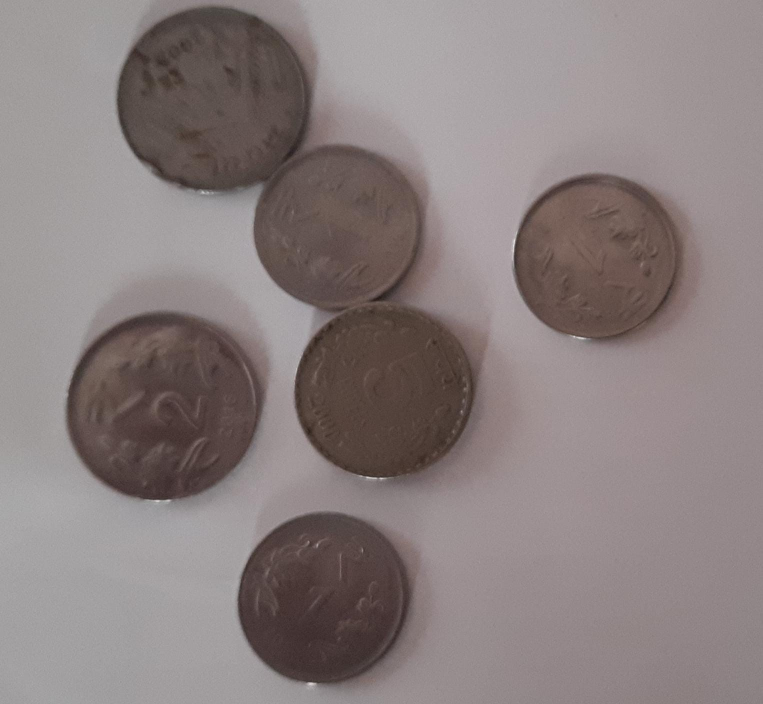
#> input picture images_part1/coins.jpeg, 1525 x 1408 px (shown at 1/2 size)
$ python try.py
#> lines starting #> are read from the running program, lines starting #| are printed output that depends on the picture; after the words box and inside, x2 and y2 are one past the last pixel; in counts of white or black regions, pixels touching at a corner belong together
import numpy as np
import cv2

img = cv2.imread("./images_part1/coins.jpeg")
#> img is the input picture: shape (1408, 1525, 3); mean B, G, R 126.7, 127, 137.7
img = cv2.resize(img , (640 , 800))
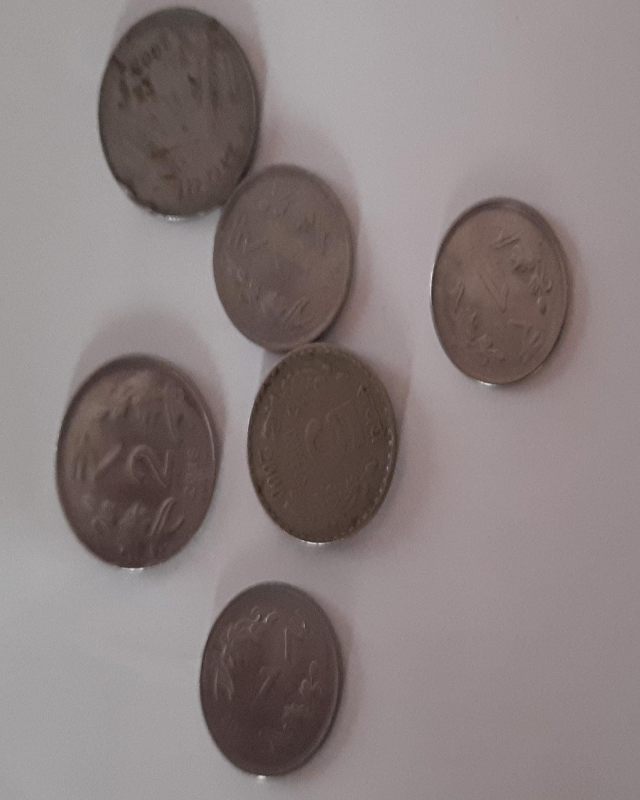
#> img: shape (800, 640, 3); mean B, G, R 126.6, 126.9, 137.6
image_copy = img.copy()
img = cv2.GaussianBlur(img , (7 , 7) , 3)

gray = cv2.cvtColor(img , cv2.COLOR_BGR2GRAY)
ret , thresh = cv2.threshold(gray , 120 , 255 , cv2.THRESH_BINARY)
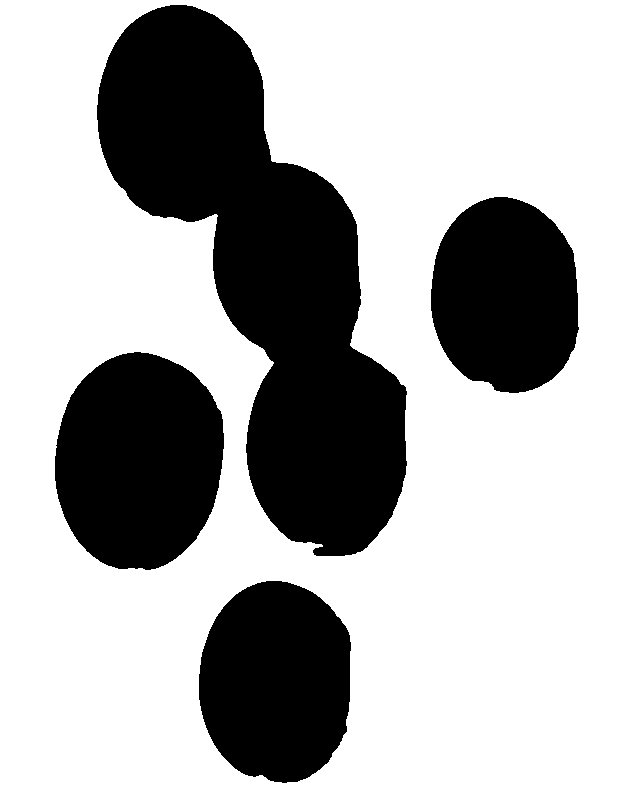
#> thresh: shape (800, 640); 69.5% white; 4 black regions

contours , _ = cv2.findContours(thresh , cv2.RETR_TREE , cv2.CHAIN_APPROX_NONE)
#> contours = 5 contours; box (x1, y1, x2, y2) and area: (0, 0, 640, 800) 510561, (96, 4, 408, 557) 79712, (54, 351, 225, 571) 29406, (198, 580, 352, 784) 24971, (430, 196, 580, 394) 23383
area = {}
for i in range(len(contours)):
    cnt = contours[i]
    ar = cv2.contourArea(cnt)
    area[i] = ar
#> this loop made 5 passes
#> ar on passes 1 to 5: 510561, 24971, 29406, 23383, 79712.5
#> after the loop, area = {0: 510561, 1: 24971, 2: 29406, 3: 23383, 4: 79712.5}
srt = sorted(area.items() , key = lambda x : x[1] , reverse = True)
#> srt = [(0, 510561), (4, 79712.5), (2, 29406), (1, 24971), (3, 23383)]
results = np.array(srt).astype("int")
#> results = [[0, 510561], [4, 79712], [2, 29406], [1, 24971], [3, 23383]]
num = np.argwhere(results[: , 1] > 500).shape[0]
#> num = 5

for i in range(1 , num):
    image_copy = cv2.drawContours(image_copy , contours , results[i , 0] ,
                                  (0 , 255 , 0) , 3)
#> this loop made 4 passes
#> pass 1, `image_copy = cv2.drawContours(image_copy , contours , results[i , 0] ,..`:
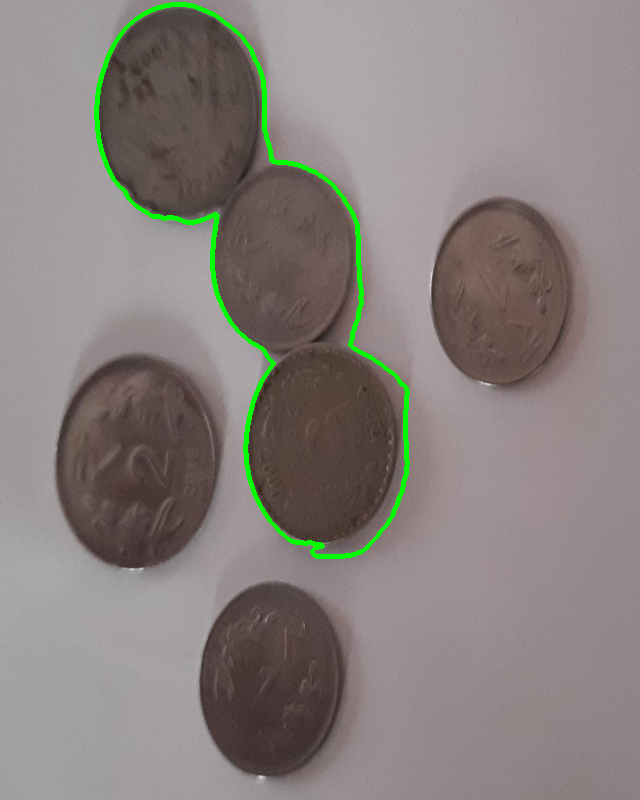
#> image_copy: shape (800, 640, 3); 1.34% of pixels changed, all inside (x1, y1, x2, y2) = (94, 2, 410, 559)
#> pass 2, `image_copy = cv2.drawContours(image_copy , contours , results[i , 0] ,..`:
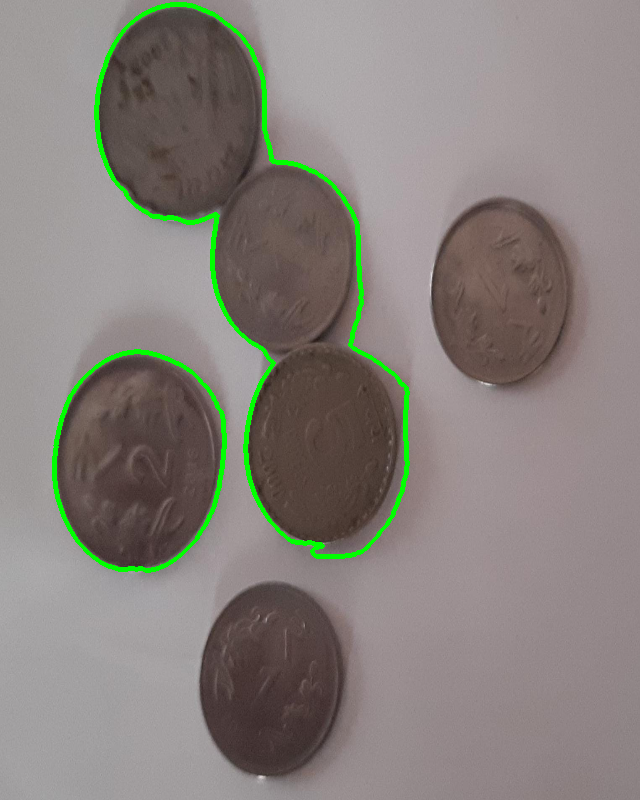
#> image_copy: shape (800, 640, 3); 0.55% of pixels changed, all inside (x1, y1, x2, y2) = (52, 349, 227, 573)
#> pass 3, `image_copy = cv2.drawContours(image_copy , contours , results[i , 0] ,..`:
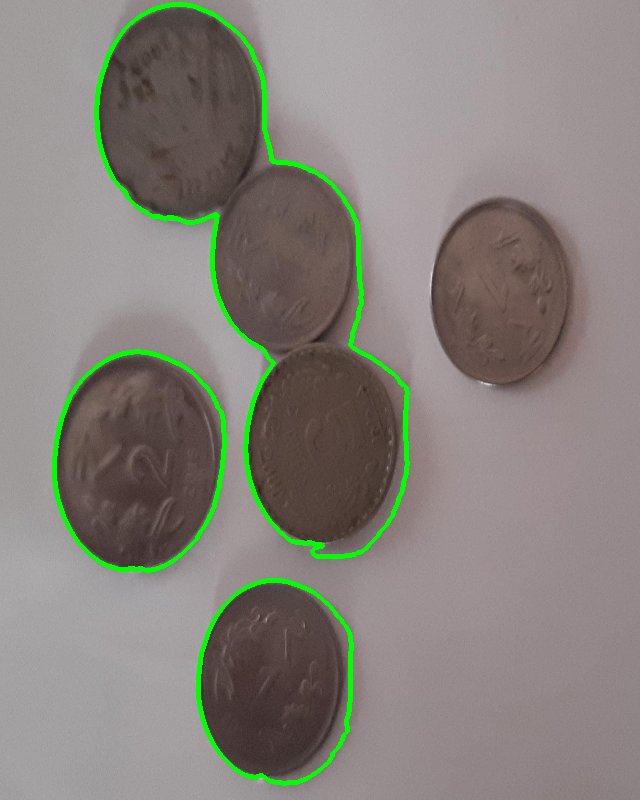
#> image_copy: shape (800, 640, 3); 0.51% of pixels changed, all inside (x1, y1, x2, y2) = (196, 578, 354, 786)
#> after the loop:
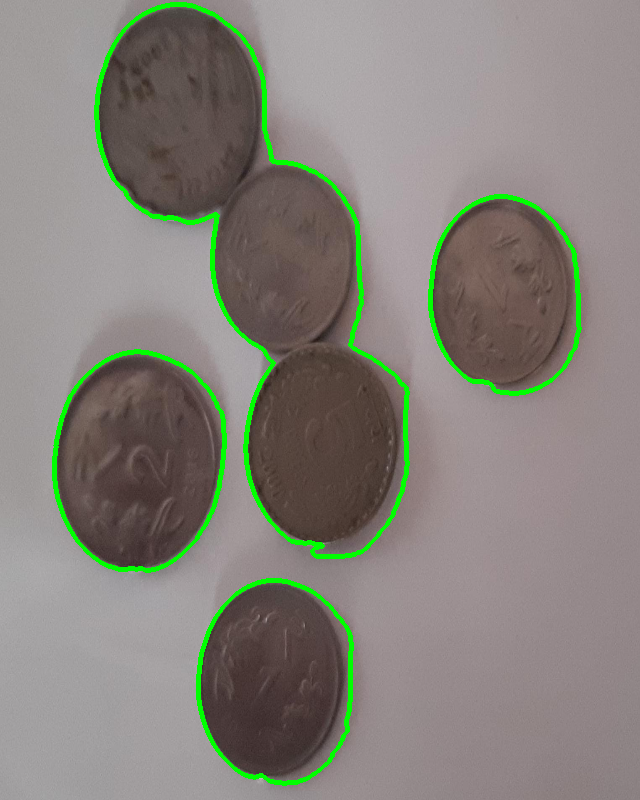
#> image_copy: shape (800, 640, 3); 0.49% of pixels changed, all inside (x1, y1, x2, y2) = (428, 194, 582, 396)
print("Number of coins is " , num - 1)
#| Number of coins is  4
cv2.imshow("final" , image_copy)
